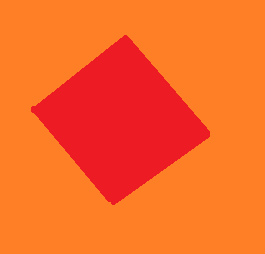
//> input picture OpenCV-exemplos/redSqr.png, 265 x 254 px
$ ./rec_cor_quadrado   (built with g++ and OpenCV 4)
//> lines starting //> are read from the running program, lines starting //| are printed output that depends on the picture; after the words box and inside, x2 and y2 are one past the last pixel; in counts of white or black regions, pixels touching at a corner belong together
#include <opencv2/highgui.hpp>
#include <opencv2/opencv.hpp>
#include <iostream>
#include <string>

// autor luke (T25)

void rec_cor(cv::Mat &img)
{
    // criação das imagens 1 x 1 de verde e vermelho puros rgb
    cv::Mat grn = cv::Mat(1, 1, 16, cv::Scalar(0, 255, 0));
    cv::Mat red = cv::Mat(1, 1, 16, cv::Scalar(255, 0, 0));
    // conversão para o espaço de cores desejado
    cv::cvtColor(red, red, cv::COLOR_RGB2Lab);
    cv::cvtColor(grn, grn, cv::COLOR_RGB2Lab);

    // variaveis para as imagens alteradas
    cv::Mat gray, blurred, thresh;
    cv::Size imSize = img.size();

    // redimensionar a imagem
    double r = 500 / double(imSize.height);
    // redimensionamento, descartando a original, utilizando o método inter_cubic
    cv::resize(img, img, cv::Size(), r, r, cv::INTER_CUBIC);

    // escala de cinza e blur
    cv::cvtColor(img, gray, cv::COLOR_BGR2GRAY);
    cv::GaussianBlur(gray, blurred, cv::Size(5, 5), 0);

    // aplicar filtro, gerando imagem binária com 0 nos pixeis com intensidade acima do mínimo
    cv::threshold(gray, thresh, 150, 255, cv::THRESH_BINARY_INV);

    std::vector<std::vector<cv::Point>> cnts;
    std::vector<cv::Point> detected_contour;
    std::vector<cv::Vec4i> hierarchy; // variavel criada apenas para agradar o opencv

    // encontrar todos os contornos da imagem binária e guardá-los em cnts
    cv::findContours(thresh, cnts, hierarchy, cv::RETR_TREE, cv::CHAIN_APPROX_SIMPLE);

    double area;                   // variavel para o criterio de area
    std::vector<cv::Point> approx; // var para guardar o contorno aproximado de uma curva polígonal
    // loop que termina guardando apenas o ultimo contorno que passa nos testes em detected contour
    for (auto c : cnts)
    {
        area = cv::contourArea(c, false); // encontrar area correspondente, sem considerar a orientação do contorno
        // criterio de area, parametros encontrados na tentativa e erro nesse caso
        if (area > 1000 && area < 80000)
        {
            double peri = cv::arcLength(c, true);           // perimetro
            cv::approxPolyDP(c, approx, 0.04 * peri, true); // aproximar de curva poligonal
            // selecionar apenas os quadrilateros
            if (approx.size() == 4)
            {
                cv::Rect rectangle = cv::boundingRect(approx);
                double r = rectangle.width / float(rectangle.height);
                // selecionar apenas os quadrilateros com proporções proximas de quadrado
                if (r >= 0.8 && r <= 1.2)
                {
                    detected_contour = c;
                }
            }
        }
    }

    // lista de contornos com o contorno detectado, apenas por motivos de sintaxe
    std::vector<std::vector<cv::Point>> found_cnt = {detected_contour};

    // cores sortidos, para representações gráficas bonitinhas
    cv::Scalar green = cv::Scalar(0, 255, 0);
    cv::Scalar blue = cv::Scalar(255, 0, 0);
    cv::Scalar black = cv::Scalar(0, 0, 0);

    // desenhando o contorno detectado em preto,
    //-1 indicando para desenhar todos da lista found_cnt e 5 sendo a espessura da linha
    cv::drawContours(img, found_cnt, -1, black, 5);

    // loop passando por cada vértices do quadrilatero resultante da simplificação, e desenhando bolinhas azuis neles
    for (auto p : approx)
    {
        cv::circle(img, p, 10, blue, -1);
    }
    cv::Mat lab, mask;

    // inicializar a mascara como imagem binária "apagada" nas mesmas dimensões de img
    mask = cv::Mat::zeros(img.size(), CV_8UC1);

    // converter img para o espaço desejado
    cv::cvtColor(img, lab, cv::COLOR_BGR2Lab);
    cv::Scalar white = cv::Scalar(255);
    // preencher os pixels do contorno e seu interior na mascara
    cv::drawContours(mask, cnts, -1, white, -1);
    cv::erode(mask, mask, (3, 3), cv::Point(-1, -1), 2); // erodir as bordas do contorno
    // tomar a cor média na região da mascara
    cv::Scalar mean = cv::mean(lab, mask);
    // imagem lab 1 x 1 com a cor média
    cv::Mat m(1, 1, lab.type(), mean);
    // calcular as distância até as cores e comparar
    double dst_red = cv::norm(red, m, cv::NORM_L2);
    double dst_grn = cv::norm(grn, m, cv::NORM_L2);
    std::string color = "unindentified";
    if (dst_grn < dst_red)
        color = "verde";
    else
        color = "vermelho";

    // escrever a cor e mostrar a imagem pela eternidade (até clicar no botão de fechar)
    cv::putText(img, color, cv::Point2d(10, 50), cv::FONT_HERSHEY_COMPLEX, 1, black);
    cv::imshow("image", img);
    cv::waitKey(0);
}

int main(int argc, char **argv)
{
    cv::Mat img = cv::imread("redSqr.png");
//> img is the input picture: 254 rows x 265 cols, CV_8UC3; mean B, G, R 38.3, 103.7, 250.8
    cv::Mat img2 = cv::imread("grnSqr.jpg");
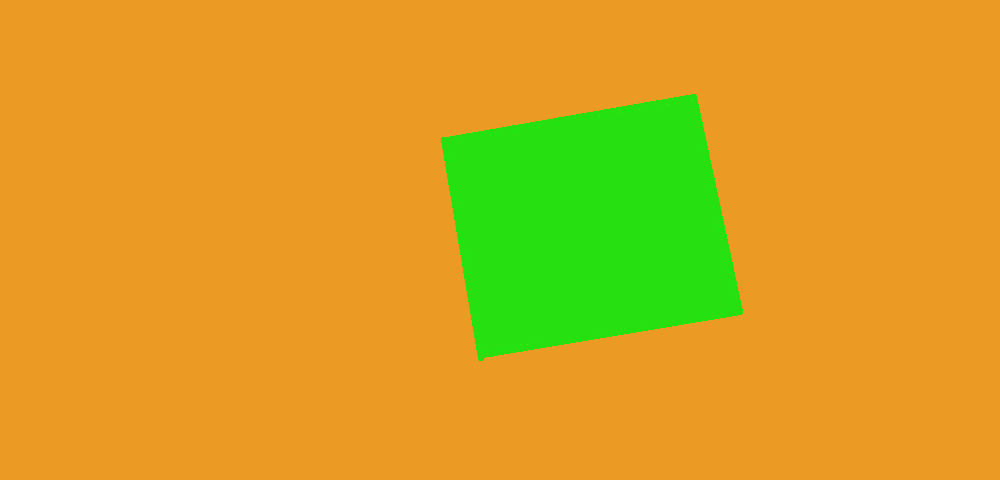
//> input picture OpenCV-exemplos/grnSqr.jpg, 1000 x 480 px
//> img2 is the input picture: 480 rows x 1000 cols, CV_8UC3; mean B, G, R 32.9, 163.6, 210.7
    rec_cor(img);
//> in rec_cor, `cv::threshold(gray, thresh, 150, 255, cv::THRESH_BINARY_INV);`:
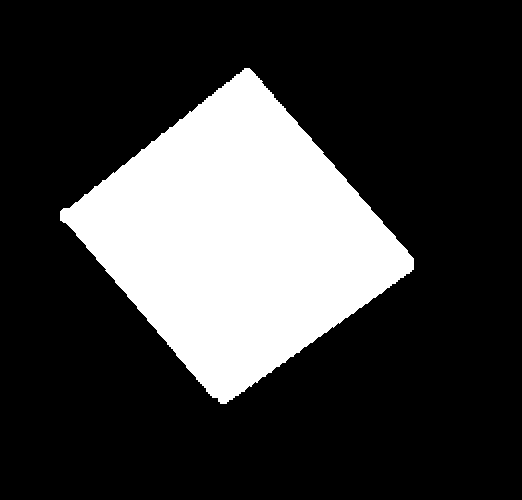
//> thresh: 500 rows x 522 cols, CV_8UC1; 23.9% white; 1 white region
//> in rec_cor, `cv::findContours(thresh, cnts, hierarchy, cv::RETR_TREE, cv::CHAIN_APP..`: cnts = 1 contour; box (x1, y1, x2, y2) and area: (60, 68, 414, 404) 61818
//> the loop in rec_cor, `for (auto c : cnts)` made 1 pass
//> (area, peri, rectangle, r) on pass 1: (61817.5, 1081.8, Rect(60, 68, 354, 336), 1.05)
//> in rec_cor, `std::vector<std::vector<cv::Point>> found_cnt = {detected_contour};`: found_cnt has the same summary as cnts
//> in rec_cor, `cv::drawContours(img, found_cnt, -1, black, 5);`: img: 500 rows x 522 cols, CV_8UC3; mean B, G, R 37.3, 101.6, 244.5
//> the loop in rec_cor, `for (auto p : approx)` made 4 passes
//> p on passes 1 to 4: Point(249, 68), Point(60, 211), Point(220, 403), Point(413, 269)
//> after the loop in rec_cor, `for (auto p : approx)`:
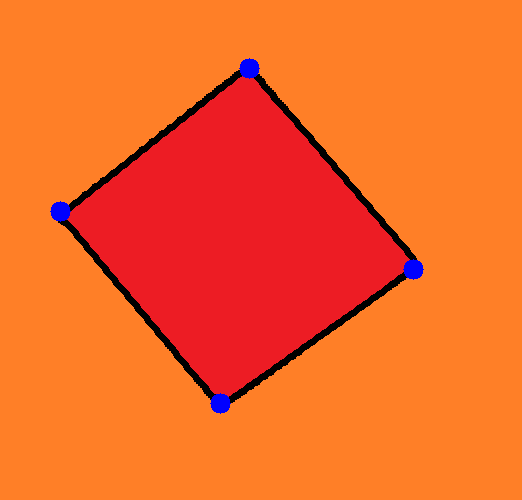
//> img: 500 rows x 522 cols, CV_8UC3; mean B, G, R 38.5, 101.3, 243.8
//> in rec_cor, `cv::cvtColor(img, lab, cv::COLOR_BGR2Lab);`: lab: 500 rows x 522 cols, CV_8UC3; mean of channels 0, 1, 2 157.2, 177.6, 187.7
//> in rec_cor, `cv::Scalar mean = cv::mean(lab, mask);`: mean = Scalar(121.6, 197.1, 176)
//> in rec_cor, `cv::Mat m(1, 1, lab.type(), mean);`: m = [[122, 197, 176]]
//> in rec_cor, `double dst_red = cv::norm(red, m, cv::NORM_L2);`: dst_red = 26.04
//> in rec_cor, `double dst_grn = cv::norm(grn, m, cv::NORM_L2);`: dst_grn = 188.8
//> in rec_cor, `cv::putText(img, color, cv::Point2d(10, 50), cv::FONT_HERSHEY_COMPLEX,..`: img: 500 rows x 522 cols, CV_8UC3; 0.22% of pixels changed, all inside (x1, y1, x2, y2) = (11, 29, 167, 51)
    rec_cor(img2);
//> in rec_cor (call 2), `cv::cvtColor(img, gray, cv::COLOR_BGR2GRAY);`:
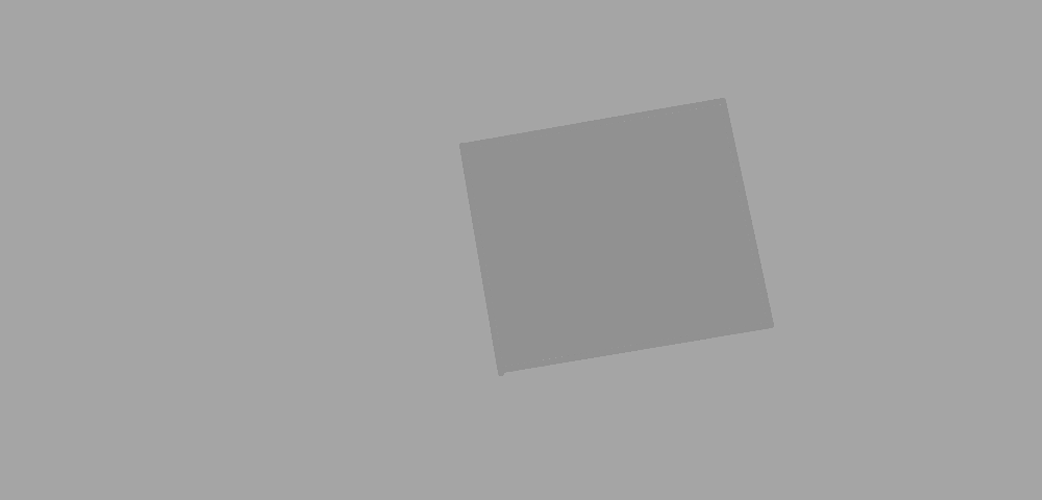
//> gray: 500 rows x 1042 cols, CV_8UC1; min 138, max 168, mean 162.5
//> in rec_cor (call 2), `cv::threshold(gray, thresh, 150, 255, cv::THRESH_BINARY_INV);`:
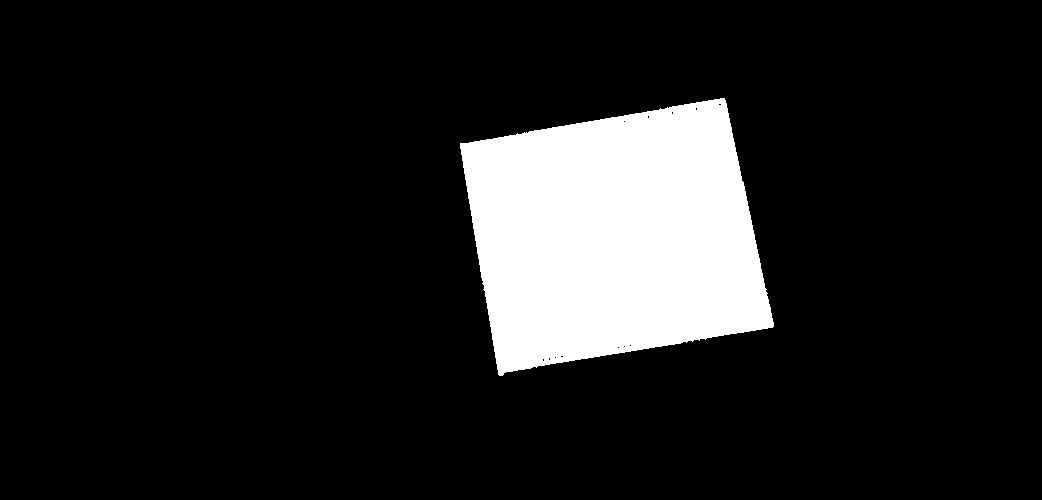
//> thresh: 500 rows x 1042 cols, CV_8UC1; 12.3% white; 1 white region
//> in rec_cor (call 2), `cv::findContours(thresh, cnts, hierarchy, cv::RETR_TREE, cv::CHAIN_APP..`: cnts = 13 contours, 12 with area under 20; largest, box (x1, y1, x2, y2) and area: (460, 98, 774, 376) 63788
//> the loop in rec_cor (call 2), `for (auto c : cnts)` made 13 passes
//> (area, peri, rectangle, r) on pass 1: (63788, 1086.2, Rect(460, 98, 314, 278), 1.13)
//> in rec_cor (call 2), `std::vector<std::vector<cv::Point>> found_cnt = {detected_contour};`: found_cnt = 1 contour; box (x1, y1, x2, y2) and area: (460, 98, 774, 376) 63788
//> in rec_cor (call 2), `cv::drawContours(img, found_cnt, -1, black, 5);`: img: 500 rows x 1042 cols, CV_8UC3; mean B, G, R 32.6, 160.9, 209.1
//> the loop in rec_cor (call 2), `for (auto p : approx)` made 4 passes
//> p on passes 1 to 4: Point(724, 98), Point(460, 143), Point(499, 375), Point(773, 326)
//> after the loop in rec_cor (call 2), `for (auto p : approx)`:
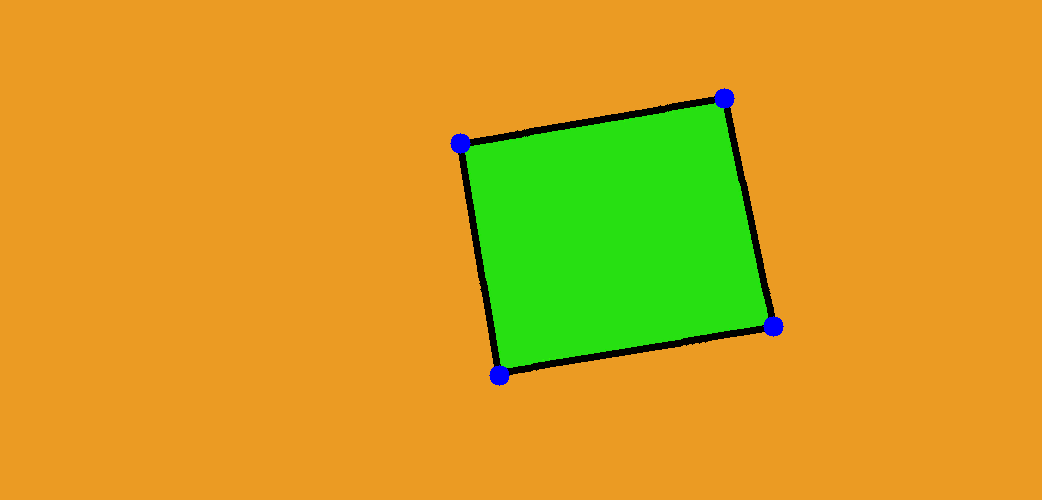
//> img: 500 rows x 1042 cols, CV_8UC3; mean B, G, R 33.1, 160.7, 208.8
//> in rec_cor (call 2), `cv::cvtColor(img, lab, cv::COLOR_BGR2Lab);`: lab: 500 rows x 1042 cols, CV_8UC3; mean of channels 0, 1, 2 179.8, 137.7, 195.4
//> in rec_cor (call 2), `cv::Scalar mean = cv::mean(lab, mask);`: mean = Scalar(187.8, 57.24, 196.7)
//> in rec_cor (call 2), `cv::Mat m(1, 1, lab.type(), mean);`: m = [[188, 57, 197]]
//> in rec_cor (call 2), `double dst_red = cv::norm(red, m, cv::NORM_L2);`: dst_red = 159.7
//> in rec_cor (call 2), `double dst_grn = cv::norm(grn, m, cv::NORM_L2);`: dst_grn = 41.44
//> in rec_cor (call 2), `cv::putText(img, color, cv::Point2d(10, 50), cv::FONT_HERSHEY_COMPLEX,..`:
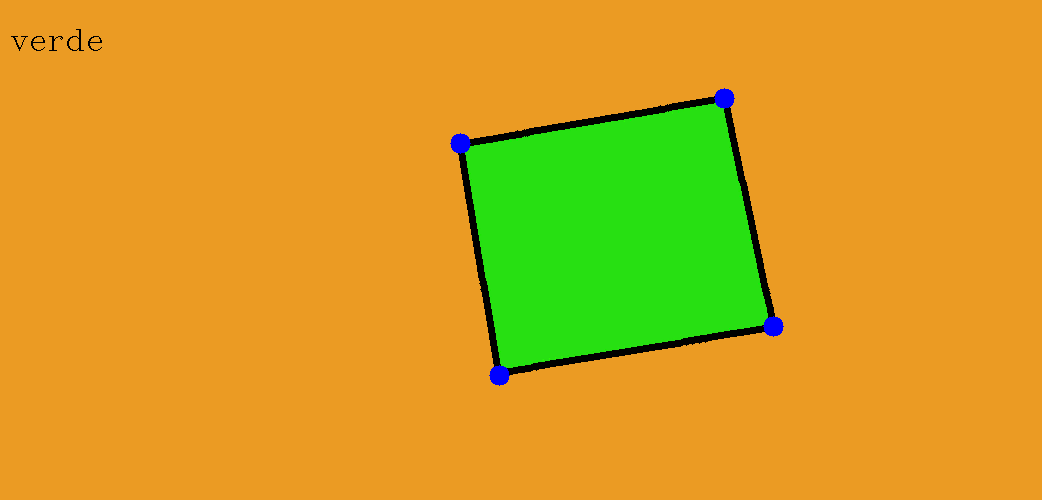
//> img: 500 rows x 1042 cols, CV_8UC3; 0.06% of pixels changed, all inside (x1, y1, x2, y2) = (11, 29, 102, 51)
    return 0;
}
